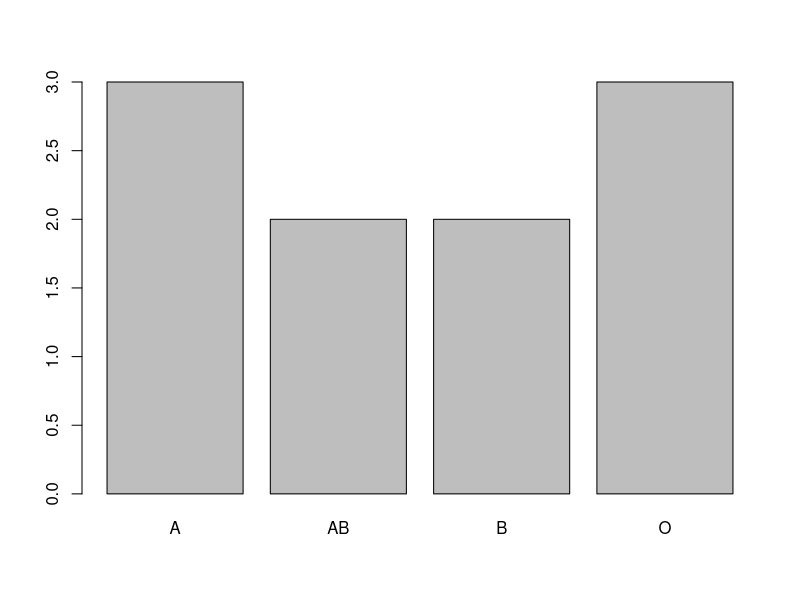
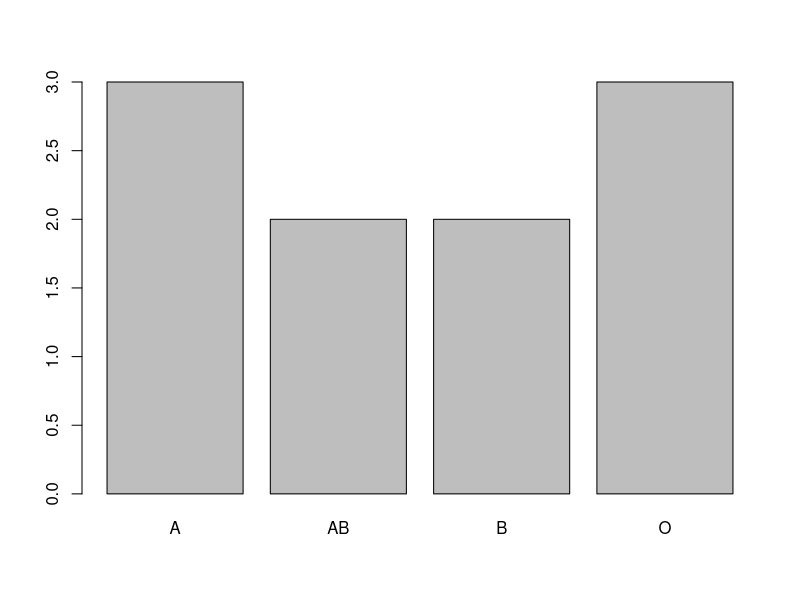
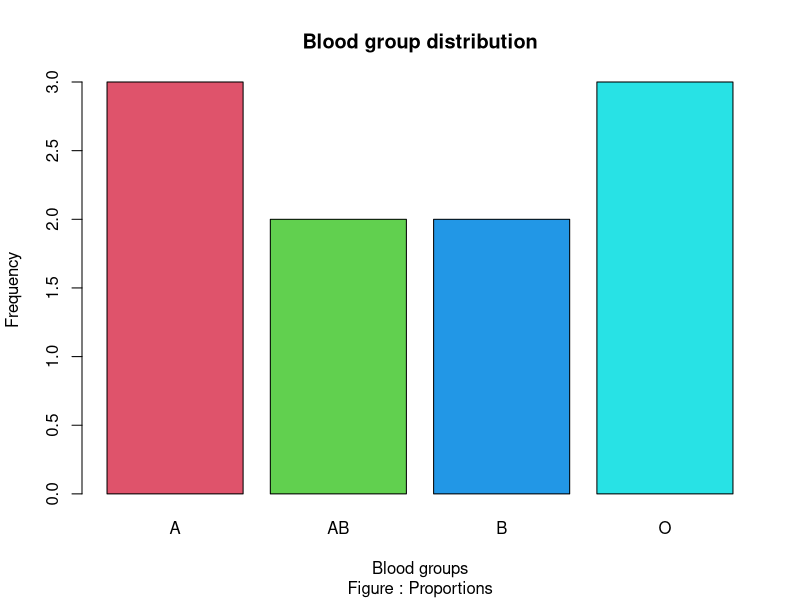

These charts were generated, in order, by the following R code:
bloodtype = c("A","B","O","AB","A","O","AB","O","B","A")

blood_table=table(bloodtype) # talbe로 만둘어 주기
blood_pct = prop.table(blood_table)  #그래프의 값을 상대도수로 표현

bloodtype=as.factor(bloodtype)
plot(bloodtype) #막대그래프로 표현
barplot(blood_table) #막대그래프로 표현
plot(bloodtype, main='Blood group distribution', sub='Figure : Proportions',
     xlab='Blood groups', ylab='Frequency', col=c(2,3,4,5))
#main 맨 위 sub 맨 아래 xlab x축 ylab y축 col 색깔
